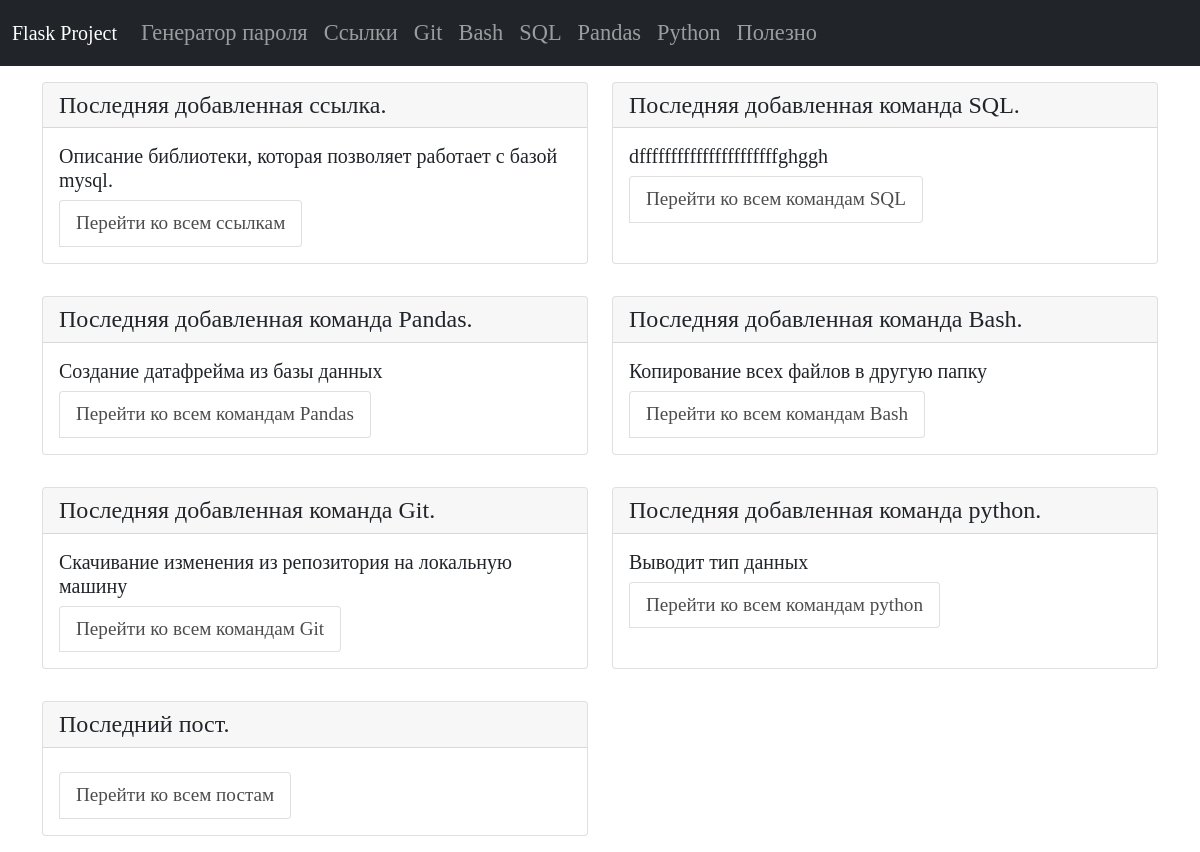
The page / on the database its author committed.
### tables this page shows
CREATE TABLE "links"
(
    links_id      INTEGER
        primary key autoincrement,
    links_name    TEXT not null,
    links_command TEXT not null
, links_description TEXT);

CREATE TABLE [sql] ( 
  "sql_id" INTEGER PRIMARY KEY AUTOINCREMENT,
  "sql_command" TEXT NOT NULL,
  "sql_name" TEXT NOT NULL
, sql_description TEXT);

CREATE TABLE "pandas"
(
    pandas_id      INTEGER
        primary key autoincrement,
    pandas_command TEXT not null,
    pandas_name    TEXT not null
, pandas_description TEXT);

CREATE TABLE "bash" (
    bash_id INTEGER PRIMARY KEY AUTOINCREMENT,
    bash_command TEXT NOT NULL,
    bash_name TEXT NOT NULL
  , bash_description TEXT);

CREATE TABLE git (
    git_id INTEGER PRIMARY KEY AUTOINCREMENT,
    git_command TEXT NOT NULL,
    git_name TEXT NOT NULL
  , git_description TEXT);

CREATE TABLE "python" (
    "python_id" INTEGER PRIMARY KEY AUTOINCREMENT,
    "python_command" TEXT NOT NULL,
    "python_name" TEXT NOT NULL
  , "python_description" TEXT);

### app.py (the view)
@app.route("/")
def index():
    conn = get_db_connection()
    last_links = conn.execute("SELECT * FROM links ORDER BY 1 DESC").fetchone()
    last_git = conn.execute("SELECT * FROM git ORDER BY 1 DESC").fetchone()
    last_pandas = conn.execute("SELECT * FROM pandas ORDER BY 1 DESC").fetchone()
    last_sql = conn.execute("SELECT * FROM sql ORDER BY 1 DESC").fetchone()
    last_bash = conn.execute("SELECT * FROM bash ORDER BY 1 DESC").fetchone()
    last_python = conn.execute("SELECT * FROM python ORDER BY 1 DESC").fetchone()
    last_healthy = conn.execute("SELECT * FROM healthy ORDER BY 1 DESC").fetchone()
    return render_template("index.html",
                           last_links=last_links,
                           last_git=last_git,
                           last_pandas=last_pandas,
                           last_sql=last_sql,
                           last_bash=last_bash,
                           last_python=last_python,
                           last_healthy=last_healthy, )

### app.py (called while the page is built)
def get_db_connection():
    conn = sqlite3.connect("database.db")
    conn.row_factory = sqlite3.Row
    return conn

### templates/index.html (shortened to what this page needs)
{% extends "base.html" %}
{% block content %}
{% include 'index_content.html' %}
{% endblock %}

### templates/index_content.html (shortened to what this page needs)
<div class="index">
   <div class="row">
      <div class="col-sm-6">
         <div class="card">
            <h4 class="card-header">Последняя добавленная ссылка.</h4>
            <div class="card-body">
               <h5 class="card-title">{{ last_links.links_name }}</h5>
               <ul class="list-group list-group-horizontal">
                  <li class="list-group-item">
                     <a href="{{ url_for('links_list_commands') }}">Перейти ко всем ссылкам</a>
                  </li>
               </ul>
            </div>
         </div>
      </div>
      <div class="col-sm-6">
         <div class="card">
            <h4 class="card-header">Последняя добавленная команда SQL.</h4>
            <div class="card-body">
               <h5 class="card-title">{{ last_sql.sql_name }}</h5>
               <ul class="list-group list-group-horizontal">
                  <li class="list-group-item">
                     <a href="{{ url_for('sql_list_commands') }}">Перейти ко всем командам SQL</a>
                  </li>
               </ul>
            </div>
         </div>
      </div>
   </div>
   <div class="row">
      <div class="col-sm-6">
         <div class="card">
            <h4 class="card-header">Последняя добавленная команда Pandas.</h4>
            <div class="card-body">
               <h5 class="card-title">{{ last_pandas.pandas_name }}</h5>
               <ul class="list-group list-group-horizontal">
                  <li class="list-group-item">
                     <a href="{{ url_for('pandas_list_commands') }}">Перейти ко всем командам Pandas</a>
                  </li>
               </ul>
            </div>
         </div>
      </div>
      <div class="col-sm-6">
         <div class="card">
            <h4 class="card-header">Последняя добавленная команда Bash.</h4>
            <div class="card-body">
               <h5 class="card-title">{{ last_bash.bash_name }}</h5>
               <ul class="list-group list-group-horizontal">
                  <li class="list-group-item">
                     <a href="{{ url_for('bash_list_commands') }}">Перейти ко всем командам Bash</a>
                  </li>
               </ul>
            </div>
         </div>
      </div>
   </div>
   <div class="row">
      <div class="col-sm-6">
         <div class="card">
            <h4 class="card-header">Последняя добавленная команда Git.</h4>
            <div class="card-body">
               <h5 class="card-title">{{ last_git.git_name }}</h5>
               <ul class="list-group list-group-horizontal">
                  <li class="list-group-item">
                     <a href="{{ url_for('git_list_commands') }}">Перейти ко всем командам Git</a>
                  </li>
               </ul>
            </div>
         </div>
      </div>
      <div class="col-sm-6">
         <div class="card">
            <h4 class="card-header">Последняя добавленная команда python.</h4>
            <div class="card-body">
               <h5 class="card-title">{{ last_python.python_name }}</h5>
               <ul class="list-group list-group-horizontal">
                  <li class="list-group-item">
                     <a href="{{ url_for('python_list_commands') }}">Перейти ко всем командам python</a>
                  </li>
               </ul>
            </div>
         </div>
      </div>
   </div>
   <div class="row">
      <div class="col-sm-6">
         <div class="card">
            <h4 class="card-header">Последний пост.</h4>
            <div class="card-body">
               <ul class="list-group list-group-horizontal">
                  <li class="list-group-item">
                     <a href="{{ url_for('healthy_list_posts') }}">Перейти ко всем постам</a>
                  </li>
               </ul>
            </div>
         </div>
      </div>
   </div>
</div>

### static/styles.css (style rules this page uses)
* { font-family:Century Gothic; }
a { color: rgba(0, 0, 0, 0.7); text-decoration: none; }
.row { padding-top: 1rem; padding-bottom: 1rem; }
.card { height: 100%; }

### rows shown on the page
links: links_name "Описание библиотеки, которая позволяет работает с базой mysql."
sql: sql_name "dffffffffffffffffffffffghggh"
pandas: pandas_name "Создание датафрейма из базы данных"
bash: bash_name "Копирование всех файлов в другую папку"
git: git_name "Скачивание изменения из репозитория на локальную машину"
python: python_name "Выводит тип данных"
